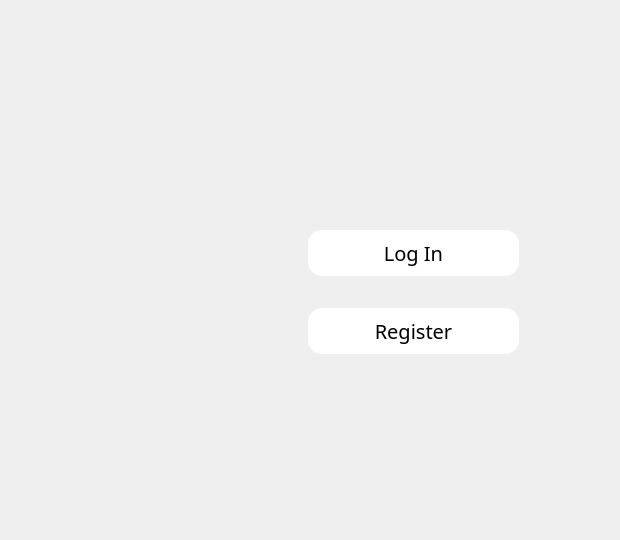
<?xml version="1.0" encoding="UTF-8"?>
<ui version="4.0">
 <class>Form</class>
 <widget class="QWidget" name="Form">
  <property name="geometry">
   <rect>
    <x>0</x>
    <y>0</y>
    <width>620</width>
    <height>540</height>
   </rect>
  </property>
  <property name="minimumSize">
   <size>
    <width>620</width>
    <height>540</height>
   </size>
  </property>
  <property name="maximumSize">
   <size>
    <width>620</width>
    <height>540</height>
   </size>
  </property>
  <property name="windowTitle">
   <string>Form</string>
  </property>
  <widget class="QFrame" name="frame">
   <property name="geometry">
    <rect>
     <x>0</x>
     <y>0</y>
     <width>291</width>
     <height>540</height>
    </rect>
   </property>
   <property name="sizePolicy">
    <sizepolicy hsizetype="Ignored" vsizetype="Preferred">
     <horstretch>0</horstretch>
     <verstretch>0</verstretch>
    </sizepolicy>
   </property>
   <property name="minimumSize">
    <size>
     <width>0</width>
     <height>0</height>
    </size>
   </property>
   <property name="maximumSize">
    <size>
     <width>536</width>
     <height>540</height>
    </size>
   </property>
   <property name="styleSheet">
    <string notr="true"/>
   </property>
   <property name="frameShape">
    <enum>QFrame::NoFrame</enum>
   </property>
   <layout class="QHBoxLayout" name="horizontalLayout_2">
    <property name="leftMargin">
     <number>0</number>
    </property>
    <property name="topMargin">
     <number>0</number>
    </property>
    <property name="rightMargin">
     <number>0</number>
    </property>
    <property name="bottomMargin">
     <number>0</number>
    </property>
    <item>
     <widget class="QLabel" name="background">
      <property name="text">
       <string/>
      </property>
      <property name="pixmap">
       <pixmap>../assets/photos/pngwing.com.png</pixmap>
      </property>
      <property name="scaledContents">
       <bool>true</bool>
      </property>
     </widget>
    </item>
   </layout>
  </widget>
  <widget class="QStackedWidget" name="stackedWidget">
   <property name="geometry">
    <rect>
     <x>207</x>
     <y>0</y>
     <width>413</width>
     <height>540</height>
    </rect>
   </property>
   <property name="maximumSize">
    <size>
     <width>1476457</width>
     <height>16777215</height>
    </size>
   </property>
   <property name="styleSheet">
    <string notr="true">QStackedWidget::tab { display: none; }</string>
   </property>
   <property name="currentIndex">
    <number>0</number>
   </property>
   <widget class="QWidget" name="optionPageMain">
    <layout class="QVBoxLayout" name="verticalLayout">
     <property name="spacing">
      <number>30</number>
     </property>
     <property name="leftMargin">
      <number>100</number>
     </property>
     <property name="topMargin">
      <number>0</number>
     </property>
     <property name="rightMargin">
      <number>100</number>
     </property>
     <property name="bottomMargin">
      <number>0</number>
     </property>
     <item>
      <spacer name="verticalSpacer">
       <property name="orientation">
        <enum>Qt::Vertical</enum>
       </property>
       <property name="sizeHint" stdset="0">
        <size>
         <width>20</width>
         <height>40</height>
        </size>
       </property>
      </spacer>
     </item>
     <item>
      <widget class="QLabel" name="logo_imobiliare">
       <property name="maximumSize">
        <size>
         <width>16777215</width>
         <height>65</height>
        </size>
       </property>
       <property name="styleSheet">
        <string notr="true"/>
       </property>
       <property name="text">
        <string/>
       </property>
       <property name="pixmap">
        <pixmap>../assets/photos/Imobiliare.PNG</pixmap>
       </property>
       <property name="scaledContents">
        <bool>true</bool>
       </property>
      </widget>
     </item>
     <item>
      <widget class="QPushButton" name="loginMain">
       <property name="font">
        <font>
         <family>Century Gothic</family>
         <pointsize>15</pointsize>
        </font>
       </property>
       <property name="styleSheet">
        <string notr="true">QPushButton {
    border: 2px solid transparent;
    border-radius: 15px;      
    padding: 8px;                  
    background-color: white;        
    color: black;             
    transition: background-color 0.3s ease; 
}

QPushButton:hover {
    background-color:  rgb(245, 245, 245);
    color: black;                  
}

QPushButton:pressed {
    background-color:  #d0d0d0;
    color: black;
}</string>
       </property>
       <property name="text">
        <string>Log In</string>
       </property>
      </widget>
     </item>
     <item>
      <widget class="QPushButton" name="registerMain">
       <property name="font">
        <font>
         <family>Century Gothic</family>
         <pointsize>15</pointsize>
        </font>
       </property>
       <property name="styleSheet">
        <string notr="true">QPushButton {
    border: 2px solid transparent;
    border-radius: 15px;      
    padding: 8px;                  
    background-color: white;        
    color: black;             
    transition: background-color 0.3s ease; 
}

QPushButton:hover {
    background-color:  rgb(245, 245, 245);
    color: black;                  
}

QPushButton:pressed {
    background-color: #d0d0d0;
    color: black;
}</string>
       </property>
       <property name="text">
        <string>Register</string>
       </property>
      </widget>
     </item>
     <item>
      <spacer name="verticalSpacer_2">
       <property name="orientation">
        <enum>Qt::Vertical</enum>
       </property>
       <property name="sizeHint" stdset="0">
        <size>
         <width>20</width>
         <height>40</height>
        </size>
       </property>
      </spacer>
     </item>
    </layout>
   </widget>
   <widget class="QWidget" name="logInPage">
    <layout class="QVBoxLayout" name="verticalLayout_2" stretch="2,5,5,5,0,1,1">
     <property name="spacing">
      <number>28</number>
     </property>
     <property name="leftMargin">
      <number>50</number>
     </property>
     <property name="topMargin">
      <number>0</number>
     </property>
     <property name="rightMargin">
      <number>50</number>
     </property>
     <property name="bottomMargin">
      <number>0</number>
     </property>
     <item>
      <spacer name="verticalSpacer_4">
       <property name="orientation">
        <enum>Qt::Vertical</enum>
       </property>
       <property name="sizeHint" stdset="0">
        <size>
         <width>20</width>
         <height>40</height>
        </size>
       </property>
      </spacer>
     </item>
     <item>
      <widget class="QLineEdit" name="emailLogIn">
       <property name="font">
        <font>
         <family>Century Gothic</family>
         <pointsize>12</pointsize>
        </font>
       </property>
       <property name="styleSheet">
        <string notr="true">QLineEdit {
	border: 2px solid transparent; 
    border-radius: 15px;
	padding: 5px;
}</string>
       </property>
       <property name="placeholderText">
        <string>Email</string>
       </property>
      </widget>
     </item>
     <item>
      <widget class="QLineEdit" name="passwordLogIn">
       <property name="font">
        <font>
         <family>Century Gothic</family>
         <pointsize>12</pointsize>
        </font>
       </property>
       <property name="styleSheet">
        <string notr="true">QLineEdit {
	border: 2px solid transparent; 
    border-radius: 15px;
	padding: 5px;
}</string>
       </property>
       <property name="placeholderText">
        <string>Password</string>
       </property>
      </widget>
     </item>
     <item alignment="Qt::AlignHCenter">
      <widget class="QPushButton" name="loginSubmit">
       <property name="minimumSize">
        <size>
         <width>200</width>
         <height>0</height>
        </size>
       </property>
       <property name="maximumSize">
        <size>
         <width>200</width>
         <height>16777215</height>
        </size>
       </property>
       <property name="font">
        <font>
         <family>Century Gothic</family>
         <pointsize>15</pointsize>
        </font>
       </property>
       <property name="styleSheet">
        <string notr="true">QPushButton {
    border: 2px solid transparent;
    border-radius: 15px;      
    padding: 8px;                  
    background-color: white;        
    color: black;             
    transition: background-color 0.3s ease; 
}

QPushButton:hover {
    background-color:  rgb(245, 245, 245);
    color: black;                  
}

QPushButton:pressed {
    background-color:  #d0d0d0;
    color: black;
}</string>
       </property>
       <property name="text">
        <string>Log In</string>
       </property>
       <property name="autoDefault">
        <bool>false</bool>
       </property>
       <property name="default">
        <bool>false</bool>
       </property>
      </widget>
     </item>
     <item>
      <spacer name="verticalSpacer_3">
       <property name="orientation">
        <enum>Qt::Vertical</enum>
       </property>
       <property name="sizeHint" stdset="0">
        <size>
         <width>20</width>
         <height>40</height>
        </size>
       </property>
      </spacer>
     </item>
     <item alignment="Qt::AlignHCenter">
      <widget class="QPushButton" name="cancel_login">
       <property name="minimumSize">
        <size>
         <width>100</width>
         <height>0</height>
        </size>
       </property>
       <property name="maximumSize">
        <size>
         <width>100</width>
         <height>16777215</height>
        </size>
       </property>
       <property name="font">
        <font>
         <family>Century Gothic</family>
         <pointsize>12</pointsize>
        </font>
       </property>
       <property name="styleSheet">
        <string notr="true">QPushButton {
    border: 2px solid transparent;
    border-radius: 15px;      
    padding: 8px;                  
    background-color: white;        
    color: black;             
    transition: background-color 0.3s ease; 
}

QPushButton:hover {
    background-color:  rgb(245, 245, 245);
    color: black;                  
}

QPushButton:pressed {
    background-color:  #d0d0d0;
    color: black;
}</string>
       </property>
       <property name="text">
        <string>Cancel</string>
       </property>
      </widget>
     </item>
     <item>
      <spacer name="verticalSpacer_9">
       <property name="orientation">
        <enum>Qt::Vertical</enum>
       </property>
       <property name="sizeHint" stdset="0">
        <size>
         <width>20</width>
         <height>40</height>
        </size>
       </property>
      </spacer>
     </item>
    </layout>
   </widget>
   <widget class="QWidget" name="optionPage">
    <layout class="QVBoxLayout" name="verticalLayout_3">
     <property name="leftMargin">
      <number>100</number>
     </property>
     <property name="topMargin">
      <number>0</number>
     </property>
     <property name="rightMargin">
      <number>100</number>
     </property>
     <property name="bottomMargin">
      <number>0</number>
     </property>
     <item>
      <spacer name="verticalSpacer_5">
       <property name="orientation">
        <enum>Qt::Vertical</enum>
       </property>
       <property name="sizeHint" stdset="0">
        <size>
         <width>20</width>
         <height>40</height>
        </size>
       </property>
      </spacer>
     </item>
     <item>
      <widget class="QPushButton" name="clientButton">
       <property name="font">
        <font>
         <family>Century Gothic</family>
         <pointsize>12</pointsize>
        </font>
       </property>
       <property name="styleSheet">
        <string notr="true">QPushButton {
    border: none;
    background-color: transparent;
}

QPushButton:hover {
    icon: url(:/icons/user_register_hovered.png);
}

QPushButton:pressed {
    icon: url(:/icons/user_register_hovered.png);
}</string>
       </property>
       <property name="text">
        <string/>
       </property>
       <property name="icon">
        <iconset resource="../icons/icons.qrc">
         <normaloff>:/icons/user_register.png</normaloff>:/icons/user_register.png</iconset>
       </property>
       <property name="iconSize">
        <size>
         <width>90</width>
         <height>90</height>
        </size>
       </property>
      </widget>
     </item>
     <item alignment="Qt::AlignHCenter">
      <widget class="QLabel" name="client_label">
       <property name="minimumSize">
        <size>
         <width>0</width>
         <height>35</height>
        </size>
       </property>
       <property name="font">
        <font>
         <family>Century Gothic</family>
         <pointsize>16</pointsize>
        </font>
       </property>
       <property name="text">
        <string>Client</string>
       </property>
      </widget>
     </item>
     <item>
      <spacer name="verticalSpacer_7">
       <property name="orientation">
        <enum>Qt::Vertical</enum>
       </property>
       <property name="sizeHint" stdset="0">
        <size>
         <width>20</width>
         <height>40</height>
        </size>
       </property>
      </spacer>
     </item>
     <item>
      <widget class="QPushButton" name="agentButton">
       <property name="font">
        <font>
         <family>Century Gothic</family>
         <pointsize>12</pointsize>
        </font>
       </property>
       <property name="styleSheet">
        <string notr="true">QPushButton {
    border: none;
    background-color: transparent;
}

QPushButton:hover {
    icon: url(:/icons/real-estate-agent_hovered.png);
}

QPushButton:pressed {
    icon: url(:/icons/real-estate-agent_hovered.png);
}</string>
       </property>
       <property name="text">
        <string/>
       </property>
       <property name="icon">
        <iconset resource="../icons/icons.qrc">
         <normaloff>:/icons/real-estate-agent_register.png</normaloff>:/icons/real-estate-agent_register.png</iconset>
       </property>
       <property name="iconSize">
        <size>
         <width>100</width>
         <height>100</height>
        </size>
       </property>
      </widget>
     </item>
     <item alignment="Qt::AlignHCenter">
      <widget class="QLabel" name="agent_label">
       <property name="font">
        <font>
         <family>Century Gothic</family>
         <pointsize>16</pointsize>
        </font>
       </property>
       <property name="text">
        <string>Agent</string>
       </property>
      </widget>
     </item>
     <item>
      <spacer name="verticalSpacer_6">
       <property name="orientation">
        <enum>Qt::Vertical</enum>
       </property>
       <property name="sizeHint" stdset="0">
        <size>
         <width>20</width>
         <height>40</height>
        </size>
       </property>
      </spacer>
     </item>
     <item alignment="Qt::AlignHCenter">
      <widget class="QPushButton" name="back_option">
       <property name="minimumSize">
        <size>
         <width>100</width>
         <height>0</height>
        </size>
       </property>
       <property name="maximumSize">
        <size>
         <width>100</width>
         <height>16777215</height>
        </size>
       </property>
       <property name="font">
        <font>
         <family>Century Gothic</family>
         <pointsize>12</pointsize>
        </font>
       </property>
       <property name="styleSheet">
        <string notr="true">QPushButton {
    border: 2px solid transparent;
    border-radius: 15px;      
    padding: 8px;                  
    background-color: white;        
    color: black;             
    transition: background-color 0.3s ease; 
}

QPushButton:hover {
    background-color:  rgb(245, 245, 245);
    color: black;                  
}

QPushButton:pressed {
    background-color:  #d0d0d0;
    color: black;
}</string>
       </property>
       <property name="text">
        <string>Back</string>
       </property>
      </widget>
     </item>
     <item>
      <spacer name="verticalSpacer_8">
       <property name="orientation">
        <enum>Qt::Vertical</enum>
       </property>
       <property name="sizeHint" stdset="0">
        <size>
         <width>20</width>
         <height>40</height>
        </size>
       </property>
      </spacer>
     </item>
    </layout>
   </widget>
   <widget class="QWidget" name="registrationPage">
    <property name="maximumSize">
     <size>
      <width>16777215</width>
      <height>480</height>
     </size>
    </property>
    <property name="layoutDirection">
     <enum>Qt::LeftToRight</enum>
    </property>
    <layout class="QVBoxLayout" name="verticalLayout_4">
     <property name="leftMargin">
      <number>50</number>
     </property>
     <property name="topMargin">
      <number>20</number>
     </property>
     <property name="rightMargin">
      <number>50</number>
     </property>
     <property name="bottomMargin">
      <number>0</number>
     </property>
     <item alignment="Qt::AlignHCenter">
      <widget class="QLabel" name="titleRegister">
       <property name="enabled">
        <bool>true</bool>
       </property>
       <property name="maximumSize">
        <size>
         <width>24325</width>
         <height>30</height>
        </size>
       </property>
       <property name="font">
        <font>
         <family>Century Gothic</family>
         <pointsize>18</pointsize>
        </font>
       </property>
       <property name="frameShadow">
        <enum>QFrame::Plain</enum>
       </property>
       <property name="text">
        <string>Client Register</string>
       </property>
      </widget>
     </item>
     <item>
      <widget class="QLineEdit" name="firstNameInput">
       <property name="font">
        <font>
         <family>Century Gothic</family>
         <pointsize>10</pointsize>
        </font>
       </property>
       <property name="autoFillBackground">
        <bool>false</bool>
       </property>
       <property name="styleSheet">
        <string notr="true">QLineEdit {
	border: 2px solid transparent; 
    border-radius: 15px;
	padding: 5px;
}</string>
       </property>
       <property name="frame">
        <bool>true</bool>
       </property>
       <property name="placeholderText">
        <string>First Name</string>
       </property>
      </widget>
     </item>
     <item>
      <widget class="QLineEdit" name="lastNameInput">
       <property name="font">
        <font>
         <family>Century Gothic</family>
         <pointsize>10</pointsize>
        </font>
       </property>
       <property name="autoFillBackground">
        <bool>false</bool>
       </property>
       <property name="styleSheet">
        <string notr="true">QLineEdit {
	border: 2px solid transparent; 
    border-radius: 15px;
	padding: 5px;
}</string>
       </property>
       <property name="frame">
        <bool>true</bool>
       </property>
       <property name="placeholderText">
        <string>Last Name</string>
       </property>
      </widget>
     </item>
     <item>
      <widget class="QLineEdit" name="emailInput">
       <property name="font">
        <font>
         <family>Century Gothic</family>
         <pointsize>10</pointsize>
        </font>
       </property>
       <property name="autoFillBackground">
        <bool>false</bool>
       </property>
       <property name="styleSheet">
        <string notr="true">QLineEdit {
	border: 2px solid transparent; 
    border-radius: 15px;
	padding: 5px;
}</string>
       </property>
       <property name="frame">
        <bool>true</bool>
       </property>
       <property name="placeholderText">
        <string>Email</string>
       </property>
      </widget>
     </item>
     <item>
      <widget class="QLineEdit" name="passwordInput">
       <property name="font">
        <font>
         <family>Century Gothic</family>
         <pointsize>10</pointsize>
        </font>
       </property>
       <property name="autoFillBackground">
        <bool>false</bool>
       </property>
       <property name="styleSheet">
        <string notr="true">QLineEdit {
	border: 2px solid transparent; 
    border-radius: 15px;
	padding: 5px;
}</string>
       </property>
       <property name="frame">
        <bool>true</bool>
       </property>
       <property name="placeholderText">
        <string>Password</string>
       </property>
      </widget>
     </item>
     <item>
      <widget class="QLabel" name="password_req1">
       <property name="maximumSize">
        <size>
         <width>16777215</width>
         <height>10</height>
        </size>
       </property>
       <property name="font">
        <font>
         <family>Century Gothic</family>
         <pointsize>9</pointsize>
        </font>
       </property>
       <property name="text">
        <string>• At least 8 characters</string>
       </property>
      </widget>
     </item>
     <item>
      <widget class="QLabel" name="password_req2">
       <property name="maximumSize">
        <size>
         <width>16777215</width>
         <height>15</height>
        </size>
       </property>
       <property name="font">
        <font>
         <family>Century Gothic</family>
        </font>
       </property>
       <property name="text">
        <string>• At least one numeric digit (e.g., 0-9)</string>
       </property>
      </widget>
     </item>
     <item>
      <widget class="QLabel" name="password_req3">
       <property name="maximumSize">
        <size>
         <width>16777215</width>
         <height>15</height>
        </size>
       </property>
       <property name="font">
        <font>
         <family>Century Gothic</family>
        </font>
       </property>
       <property name="text">
        <string>• At least one special character (e.g., !, @, #, $,  &amp;, *)</string>
       </property>
      </widget>
     </item>
     <item>
      <widget class="QLineEdit" name="phoneInput">
       <property name="font">
        <font>
         <family>Century Gothic</family>
         <pointsize>10</pointsize>
        </font>
       </property>
       <property name="autoFillBackground">
        <bool>false</bool>
       </property>
       <property name="styleSheet">
        <string notr="true">QLineEdit {
	border: 2px solid transparent; 
    border-radius: 15px;
	padding: 5px;
}</string>
       </property>
       <property name="frame">
        <bool>true</bool>
       </property>
       <property name="placeholderText">
        <string>Phone Number</string>
       </property>
      </widget>
     </item>
     <item alignment="Qt::AlignHCenter">
      <widget class="QPushButton" name="submitButton">
       <property name="minimumSize">
        <size>
         <width>200</width>
         <height>0</height>
        </size>
       </property>
       <property name="maximumSize">
        <size>
         <width>200</width>
         <height>16777215</height>
        </size>
       </property>
       <property name="font">
        <font>
         <family>Century Gothic</family>
         <pointsize>15</pointsize>
        </font>
       </property>
       <property name="styleSheet">
        <string notr="true">QPushButton {
    border: 2px solid transparent;
    border-radius: 15px;      
    padding: 8px;                  
    background-color: white;        
    color: black;             
    transition: background-color 0.3s ease; 
}

QPushButton:hover {
    background-color:  rgb(245, 245, 245);
    color: black;                  
}

QPushButton:pressed {
    background-color: #d0d0d0;
    color: black;
}</string>
       </property>
       <property name="text">
        <string>Register</string>
       </property>
      </widget>
     </item>
     <item alignment="Qt::AlignHCenter">
      <widget class="QPushButton" name="cancel_register">
       <property name="minimumSize">
        <size>
         <width>100</width>
         <height>0</height>
        </size>
       </property>
       <property name="maximumSize">
        <size>
         <width>100</width>
         <height>16777215</height>
        </size>
       </property>
       <property name="font">
        <font>
         <family>Century Gothic</family>
         <pointsize>11</pointsize>
        </font>
       </property>
       <property name="styleSheet">
        <string notr="true">QPushButton {
    border: 2px solid transparent;
    border-radius: 15px;      
    padding: 8px;                  
    background-color: white;        
    color: black;             
    transition: background-color 0.3s ease; 
}

QPushButton:hover {
    background-color:  rgb(245, 245, 245);
    color: black;                  
}

QPushButton:pressed {
    background-color:  #d0d0d0;
    color: black;
}</string>
       </property>
       <property name="text">
        <string>Cancel</string>
       </property>
      </widget>
     </item>
    </layout>
   </widget>
  </widget>
  <zorder>stackedWidget</zorder>
  <zorder>frame</zorder>
 </widget>
 <resources>
  <include location="../icons/icons.qrc"/>
 </resources>
 <connections/>
</ui>
